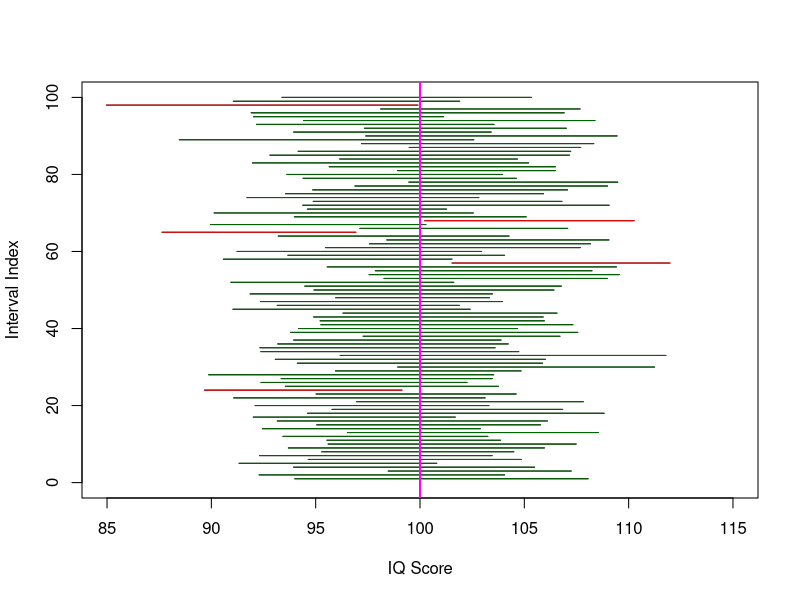

Recreate this plot in R.
## ---- chunk 1
knitr::opts_chunk$set(echo = TRUE)
## ---- chunk 2
lambs<-c(4.3,5.5,5.4,5.8,5.2,5.3,5.5,6.1,6.2,4.0,3.6,4.9,
         6.7,4.9,5.8,4.5,5.3,5.2,5.6,4.8,4.9,4.9,5.0,5.4,
         4.7,5.3,5.2,4.7)
mean(lambs)
sd(lambs)

#standard error
sd(lambs)/sqrt(length(lambs))
## ---- chunk 3
# Sample stats
xbar <- mean(lambs)
se   <- sd(lambs)/sqrt(length(lambs))

# Degrees of freedom
dof = length(lambs)-1

# Critical value t_{0.025}
critval <- qt(0.975,df=dof)
critval

#Note that the central, symmetric area under the curve must be 0.95:
pt(critval,dof)-pt(-critval,dof)

# Lower and upper bound
xbar - critval*se
xbar + critval*se
## ---- chunk 4
t.test(lambs)

# Just observe the 95 percent confidence interval for now
## ---- chunk 5
t.test(lambs, conf.level = 0.99)
## ---- chunk 6
# Data
set.seed(16)
sample<- rnorm(5,mean=22, sd=1.5)
sample

# Your calculations


# t.test methods
## ---- chunk 7
## This is a script to generate a plot of several 
#  Confidence Intervals for IQ scores that are N(100,15).
set.seed(42) #set RNG
n<-30 #sample size
nsamp<-100 #number of samples
mu<-100 #mean
sigma=15 #standard deviation
yes=0 #counter

# Generate empty plot template
plot(NULL,xlim = c(85,115),ylim = c(0,nsamp),
     ylab = "Interval Index",xlab = "IQ Score")

for(i in 1:nsamp)
{
    x<-rnorm(n = n, mean = mu, sd = sigma)
    out<-t.test(x)
    l<-out$conf.int[1]
    u<-out$conf.int[2]
    lines(x = c(l,u), y = c(i,i), type = "l")

    if(l < mu & u > mu)
    {
        yes<-yes+1
        lines(x = c(l,u), y = c(i,i), type = "l",col = "dark green")
    }
    else 
    {
        lines(x = c(l,u), y = c(i,i), type = "l",col = "red")
    }
}
abline(v=mu,col = "magenta",lwd = 2,)

phat<-yes/nsamp
cat("The proportion of confidence intervals that contain the true parameter value of",mu,"is",phat*100,"percent.")
